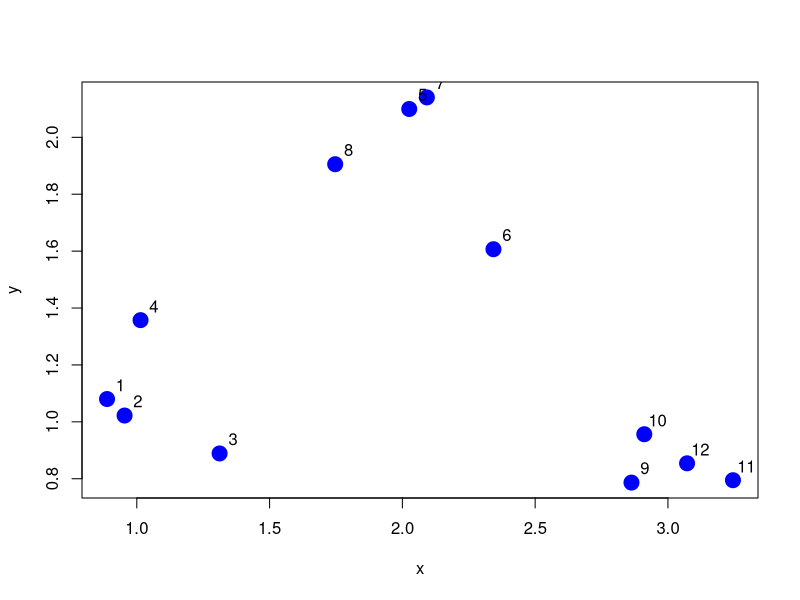
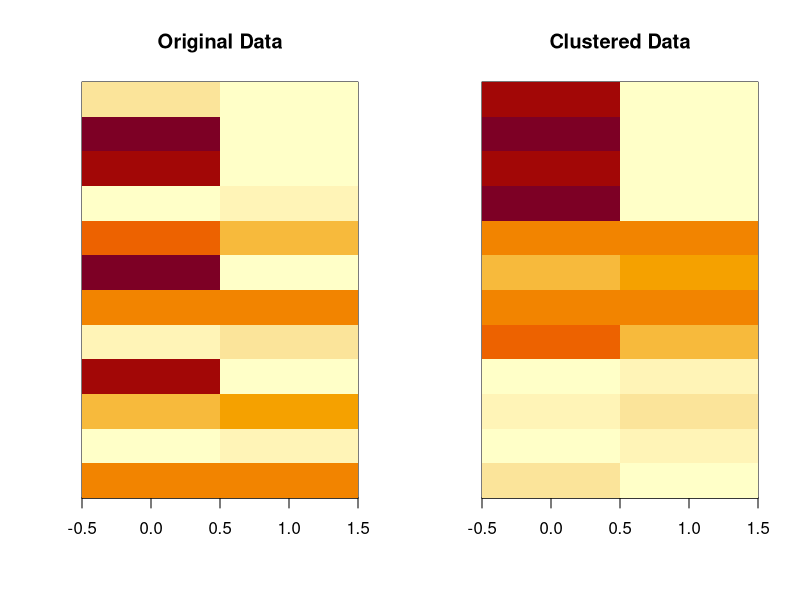

Write the R code that produced these figures, in order.
## ---- chunk 1
knitr::opts_chunk$set(echo = TRUE)
## ---- chunk 2

#data simulation for later K-means practice
set.seed(123) 
x <- rnorm(12, mean = rep(1:3, each = 4), sd = 0.2)
y <- rnorm(12, mean = rep(c(1, 2, 1), each = 4), sd = 0.2)
plot(x, y, col = "blue", pch = 19, cex = 2)
text(x + 0.05, y + 0.05, labels = as.character(1:12))

#build a data frame and use K-means to cluster data points
dataFrame <- data.frame(x, y)
kmeansObj <- kmeans(dataFrame, centers = 3)
names(kmeansObj)

kmeansObj$cluster

#build heat maps for K-means
set.seed(123)
dataMatrix <- as.matrix(dataFrame)[sample(1:12), ]
kmeansObj <- kmeans(dataMatrix, centers = 3)

#plot using the result from K-means clusters
par(mfrow = c(1, 2))
image(t(dataMatrix)[, nrow(dataMatrix):1], yaxt = "n", main = "Original Data")
image(t(dataMatrix)[, order(kmeansObj$cluster)], yaxt = "n", main = "Clustered Data")

